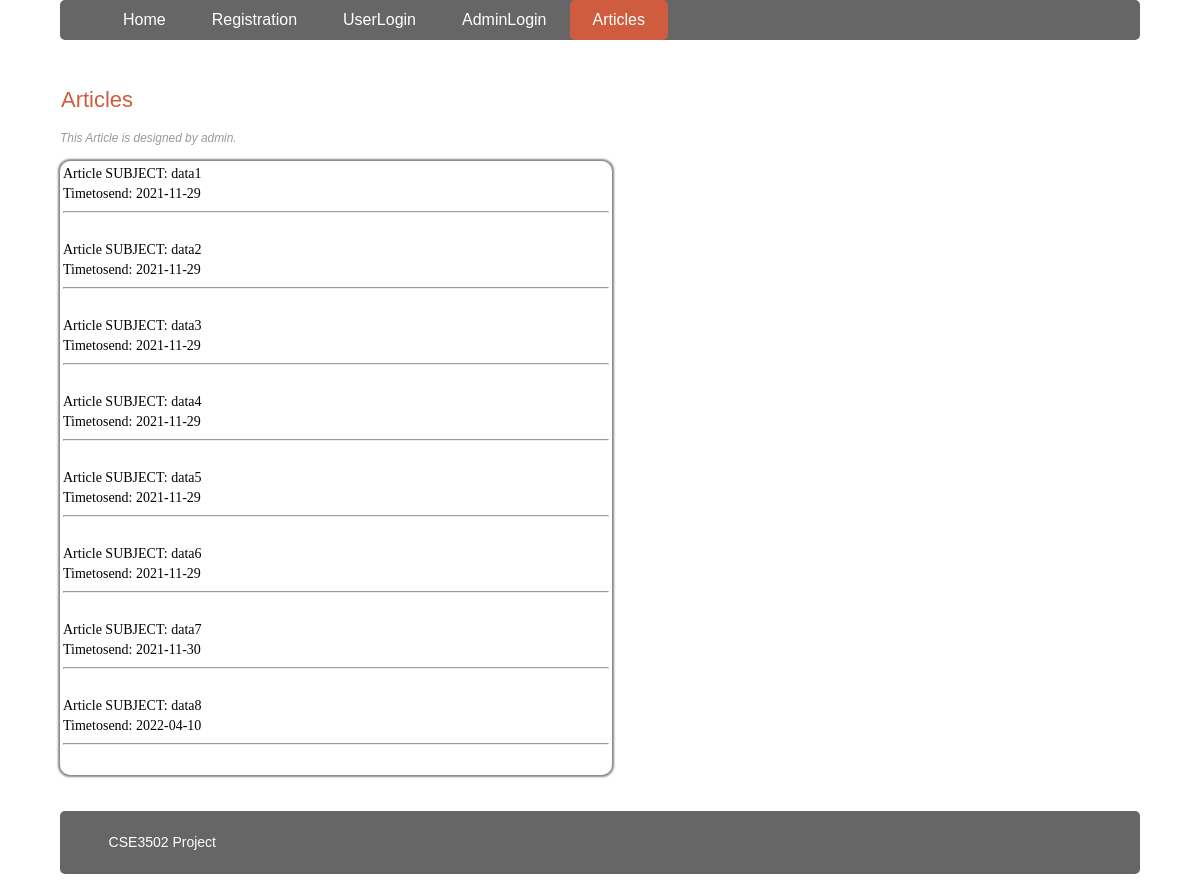
The app's page /article.php with its own data.
### tables this page shows
CREATE TABLE `presentation` (
  `subject` varchar(50) NOT NULL,
  `Topic` text NOT NULL,
  `fname` varchar(100) NOT NULL,
  `time` date NOT NULL
);

### article.php (the view, shortened to what this page needs)
<!DOCTYPE html>
<html lang="en">
<head>
	<link rel="stylesheet" href="stylesheet.css" type="text/css" />
</head>
<body class="body">
	<header class="mainHeader">
		<nav><ul>
			<li ><a href="index.php">Home</a></li>
			<li><a href="register.php">Registration</a></li>
			<li ><a href="userlogin.php">UserLogin</a></li>
			<li ><a href="adminlogin.php">AdminLogin</a></li>
			<li class="active"><a href="article.php">Articles</a></li>
		</ul></nav>
	</header>
	<div class="mainContent1">
		<div class="content">
				<article class="topcontent1">
					<header>
						<h2><a href="#" rel="bookmark" title="Permalink to this POST TITLE">Articles</a></h2>
					</header>
					<footer>
						<p class="post-info">This Article is designed by admin. </p>
					</footer>
					<content>
						<p>
    <table width="552" height="200" style="border-radius: 10px; box-shadow: 0 0 2px 2px #888;
            	font-family:'Comic Sans MS';font-size: 14px;" >
        <tr>
            <td>
                  <marquee behavior="scroll" direction="up" scrolldelay="150" onMouseOver="this.stop();" onMouseOut="this.start();">
                        <?php
				include 'config.php';
                                if (!$con)
                                    echo('Could not connect: ' . mysqli_error());
                                else
                                {
                                    mysqli_select_db($con, "sql6453269");
                                    $sql = 'SELECT * FROM presentation';
                                    $retval = mysqli_query($con, $sql);
                                    while($row = mysqli_fetch_assoc($retval))
                                    {
                                           echo "Article SUBJECT: {$row['subject']} <br> " .
                                                "Timetosend: {$row['time']} <br> " .
											    "<hr><br>" ;
                                    }
                                }
                        ?>
                  </marquee>
            </td>
        </tr>
    </table>
						</p>
						</content>
				</article>
		</div>
	</div>
	<footer class="mainFooter">
		<p>CSE3502 Project </p>
	</footer>
</body>
</html>

### stylesheet.css (style rules this page uses)
body { color: #000305; font-size: 87.5%; font-family: 'Trebuchet MS', Trebuchet, 'Lucida Sans Unicode', 'Lucida Grande', 'Lucida Sans', Arial, sans-serif; line-height: 1.429; margin: 0; padding: 0; text-align: left; }
.body { clear: both; margin: 0 auto; width: 90%; }
h2 { font-size: 1.571em }
h2, h3, h4, h5, h6 { font-weight: 400; line-height: 1.1; margin-bottom: .8em; }
a { outline: 0; }
a:link, a:visited { color: #CF5C3F; padding: 0 1px; text-decoration: none; }
.mainHeader nav { background: #666; font-size: 1.143em; height: 40px; line-height: 30px; margin: 0 auto 30px auto; text-align: center; border-radius: 5px; -moz-border-radius: 5px; -webkit-border-radius: 5px; }
.mainHeader nav ul { list-style: none; margin: 0 auto; }
.mainHeader nav ul li { float: left; display: inline; }
.mainHeader nav a:link, .mainHeader nav a:visited { color: #fff; display: inline-block; height: 30px; padding: 5px 23px; text-decoration: none; }
.mainHeader nav a:hover, .mainHeader nav a:active, .mainHeader nav .active a:link, .mainHeader nav .active a:visited { background: #CF5C3F; color: #fff; text-shadow: none !important; }
.mainHeader nav li a { border-radius: 5px; -moz-border-radius: 5px; -webkit-border-radius: 5px; }
.content { width: 100%; float: left; border-radius: 5px; -moz-border-radius: 5px; -webkit-border-radius: 5px; }
.post-info { font-style: italic; color: #999; font-size: 85%; }
.mainFooter { width: 100%; float: left; margin-top: 2%; margin-bottom: 2%; padding-left: 0; background-color: #666; border-radius: 5px; -moz-border-radius: 5px; -webkit-border-radius: 5px; color: #FFF; }
.mainFooter p { width: 91%; margin: 2% auto; }

### records on screen
presentation: subject "data1", time "2021-11-29"
presentation: subject "data2", time "2021-11-29"
presentation: subject "data3", time "2021-11-29"
presentation: subject "data4", time "2021-11-29"
presentation: subject "data5", time "2021-11-29"
presentation: subject "data6", time "2021-11-29"
presentation: subject "data7", time "2021-11-30"
presentation: subject "data8", time "2022-04-10"
